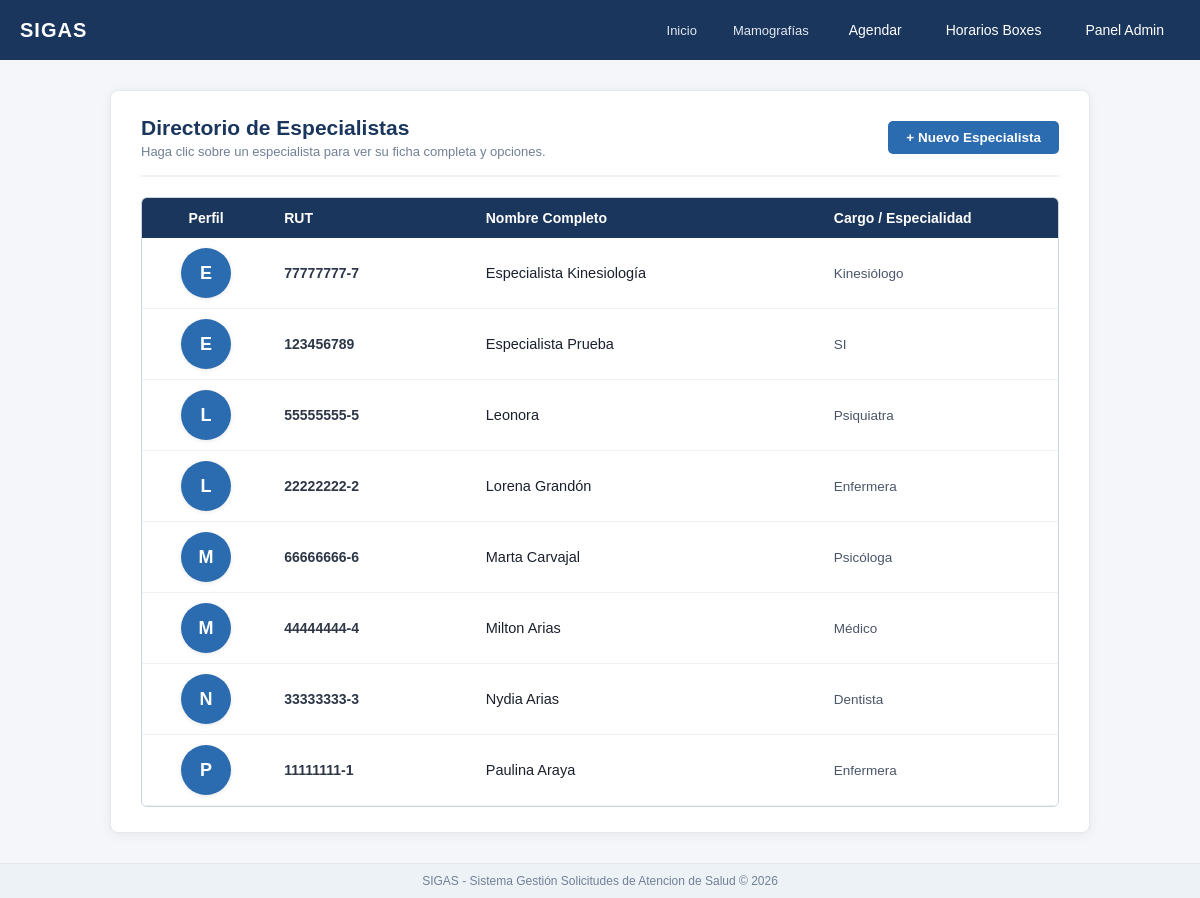
The app's page /sigas/vistas/especialistas.php (signed in) with its own data.
### tables this page shows
CREATE TABLE `especialistas` (
  `id` int(11) NOT NULL,
  `nombre` varchar(100) NOT NULL,
  `rut` varchar(12) NOT NULL,
  `cargo_titulo` varchar(100) NOT NULL,
  `foto_perfil` varchar(255) DEFAULT NULL,
  `activo` tinyint(1) DEFAULT 1
);

### sigas/vistas/especialistas.php (the view, shortened to what this page needs)
<?php
require_once '../conexion.php';
include '../includes/header.php';
$especialistas =$pdo->query("SELECT * FROM especialistas ORDER BY nombre ASC")->fetchAll();
?>
<div style="background-color: #f4f6f9; min-height: calc(100vh - 75px); padding: 30px 20px;">
    <div style="max-width: 980px; margin: 0 auto; background: #ffffff; border-radius: 8px; box-shadow: 0 2px 12px rgba(0,0,0,0.06); padding: 25px 30px; border: 1px solid #e2e8f0;">
        <div style="display: flex; justify-content: space-between; align-items: center; border-bottom: 2px solid #edf2f7; padding-bottom: 16px; margin-bottom: 20px;">
            <div>
                <h2 style="font-size: 21px; color: #1a365d; margin: 0; font-weight: bold;">Directorio de Especialistas</h2>
                <p style="font-size: 13px; color: #718096; margin: 4px 0 0 0;">Haga clic sobre un especialista para ver su ficha completa y opciones.</p>
            </div>
            <button id="btn-nuevo-esp" class="btn btn-primary" style="font-size: 13.5px; padding: 9px 18px; font-weight: bold; border-radius: 5px;">+ Nuevo Especialista</button>
        </div>
        <div style="border-radius: 6px; overflow: hidden; border: 1px solid #cbd5e0;">
            <table style="width: 100%; table-layout: fixed; border-collapse: collapse; font-size: 14px;">
                <thead>
                    <tr style="background-color: #1a365d; color: #ffffff; text-align: left;">
                        <th style="width: 14%; padding: 12px 14px; text-align: center;">Perfil</th>
                        <th style="width: 22%; padding: 12px 14px;">RUT</th>
                        <th style="width: 38%; padding: 12px 14px;">Nombre Completo</th>
                        <th style="width: 26%; padding: 12px 14px;">Cargo / Especialidad</th>
                    </tr>
                </thead>
                <tbody>
                    <?php if (empty($especialistas)): ?>
                        <tr>
                            <td colspan="4" style="text-align: center; padding: 25px; color: #718096;">No hay especialistas registrados.</td>
                        </tr>
                    <?php else: ?>
                        <?php foreach ($especialistas as$esp): ?>
                            <tr class="fila-esp" onclick='abrirFichaEspecialista(<?= htmlspecialchars(json_encode($esp), ENT_QUOTES, "UTF-8") ?>)'
                                style="cursor: pointer; border-bottom: 1px solid #edf2f7; transition: background 0.15s ease;">
                                <td style="padding: 10px 14px; text-align: center; vertical-align: middle;">
                                    <?php if (!empty($esp['foto_perfil']) && file_exists(__DIR__ . '/../' .$esp['foto_perfil'])): ?>
                                        <img src="/sigas/<?= htmlspecialchars($esp['foto_perfil']) ?>" style="width: 50px; height: 50px; border-radius: 50%; object-fit: cover; border: 2px solid #cbd5e0; display: block; margin: 0 auto; box-shadow: 0 1px 4px rgba(0,0,0,0.1);">
                                    <?php else: ?>
                                        <div style="width: 50px; height: 50px; border-radius: 50%; background: #2b6cb0; color: #ffffff; display: inline-flex; align-items: center; justify-content: center; font-size: 18px; font-weight: bold; margin: 0 auto; box-shadow: 0 1px 4px rgba(0,0,0,0.1);">
                                            <?= strtoupper(substr($esp['nombre'], 0, 1)) ?>
                                        </div>
                                    <?php endif; ?>
                                </td>
                                <td style="padding: 10px 14px; font-weight: bold; color: #2d3748; vertical-align: middle;">
                                    <?= htmlspecialchars($esp['rut']) ?>
                                </td>
                                <td style="padding: 10px 14px; color: #1a202c; font-weight: 500; font-size: 14.5px; vertical-align: middle;">
                                    <?= htmlspecialchars($esp['nombre']) ?>
                                </td>
                                <td style="padding: 10px 14px; color: #4a5568; font-size: 13.5px; vertical-align: middle;">
                                    <?= htmlspecialchars($esp['cargo_titulo']) ?>
                                </td>
                            </tr>
                        <?php endforeach; ?>
                    <?php endif; ?>
                </tbody>
            </table>
        </div>
    </div>
</div>
<?php include '../includes/footer.php'; ?>

### sigas/includes/header.php (shortened to what this page needs)
<!DOCTYPE html>
<html lang="es">
<head>
    <link rel="stylesheet" href="/sigas/assets/css/estilos.css">
    <link rel="stylesheet" href="/sigas/assets/css/calendario.css">
</head>
<body>
    <header class="header-principal">
        <div class="header-logo">
            <a href="/sigas/dashboard.php" style="color: #ffffff; text-decoration: none;">
                <h1>SIGAS</h1>
            </a>
        </div>
        <nav class="header-nav">
            <a href="/sigas/dashboard.php" class="nav-link">Inicio</a>
            <a href="/sigas/vistas/mamografias.php" class="nav-link">Mamografías</a>
            <div class="dropdown">
                <button class="dropdown-btn">Agendar</button>
            </div>
            <div class="dropdown">
                <button class="dropdown-btn">Horarios Boxes</button>
            </div>
            <div class="dropdown">
                <button class="dropdown-btn">Panel Admin</button>
            </div>
        </nav>
    </header>

### sigas/includes/footer.php (shortened to what this page needs)
    <footer class="footer-principal">
        <p>SIGAS - Sistema Gestión Solicitudes de Atencion de Salud &copy; <?= date('Y') ?></p>
    </footer>
</body>
</html>

### sigas/assets/css/estilos.css (style rules this page uses)
* { box-sizing: border-box; margin: 0; padding: 0; font-family: Arial, Helvetica, sans-serif; }
body { background-color: #f4f6f8; color: #333333; display: flex; flex-direction: column; min-height: 100vh; }
.header-principal { background-color: #1a365d; color: #ffffff; display: flex; justify-content: space-between; align-items: center; padding: 0 20px; height: 60px; box-shadow: 0 2px 4px rgba(0,0,0,0.1); }
.header-logo h1 { font-size: 20px; letter-spacing: 1px; }
.header-nav { display: flex; align-items: center; gap: 12px; }
.nav-link { color: #e2e8f0; text-decoration: none; font-size: 13px; padding: 8px 12px; border-radius: 4px; transition: background-color 0.2s; }
.dropdown { position: relative; display: inline-block; }
.dropdown-btn { background: none; border: none; color: #e2e8f0; font-size: 13px; padding: 8px 12px; cursor: pointer; border-radius: 4px; }
.btn { padding: 8px 14px; border: none; border-radius: 4px; font-size: 13px; cursor: pointer; text-decoration: none; display: inline-block; text-align: center; }
.btn-primary { background-color: #2b6cb0; color: #ffffff; }
.footer-principal { margin-top: auto; background-color: #edf2f7; border-top: 1px solid #e2e8f0; text-align: center; padding: 10px; font-size: 12px; color: #718096; }
.dropdown-btn { background: none; border: none; color: #ffffff; padding: 14px 16px; font-size: 14px; cursor: pointer; font-weight: 500; display: flex; align-items: center; gap: 4px; }
html, body { max-width: 100vw; overflow-x: hidden; }

### records on screen
especialistas: nombre "E", rut "77777777-7", nombre "Especialista Kinesiología", cargo_titulo "Kinesiólogo"
especialistas: nombre "E", rut "123456789", nombre "Especialista Prueba", cargo_titulo "SI"
especialistas: nombre "L", rut "55555555-5", nombre "Leonora", cargo_titulo "Psiquiatra"
especialistas: nombre "L", rut "22222222-2", nombre "Lorena Grandón", cargo_titulo "Enfermera"
especialistas: nombre "M", rut "66666666-6", nombre "Marta Carvajal", cargo_titulo "Psicóloga"
especialistas: nombre "M", rut "44444444-4", nombre "Milton Arias", cargo_titulo "Médico"
especialistas: nombre "N", rut "33333333-3", nombre "Nydia Arias", cargo_titulo "Dentista"
especialistas: nombre "P", rut "11111111-1", nombre "Paulina Araya", cargo_titulo "Enfermera"
